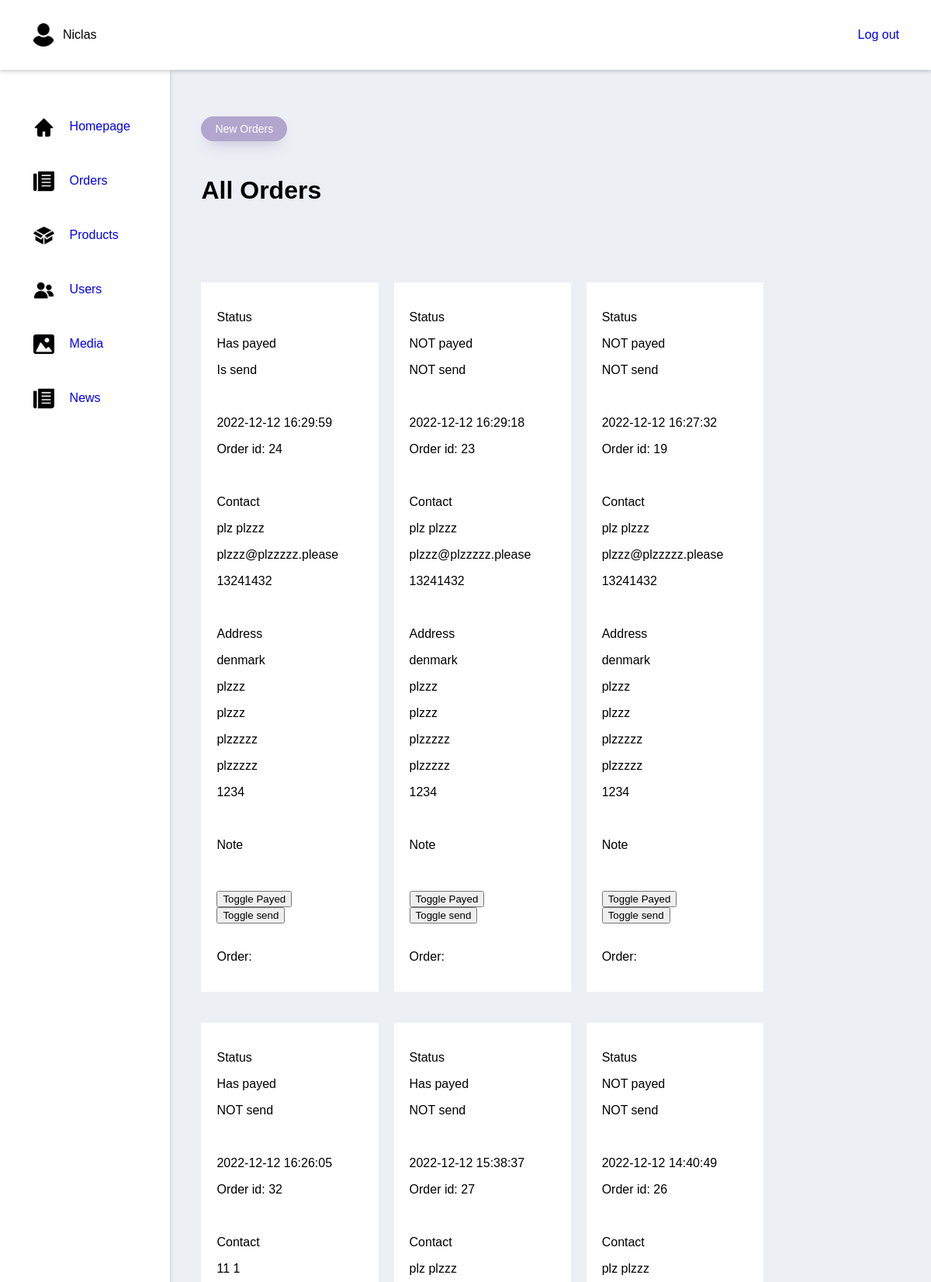
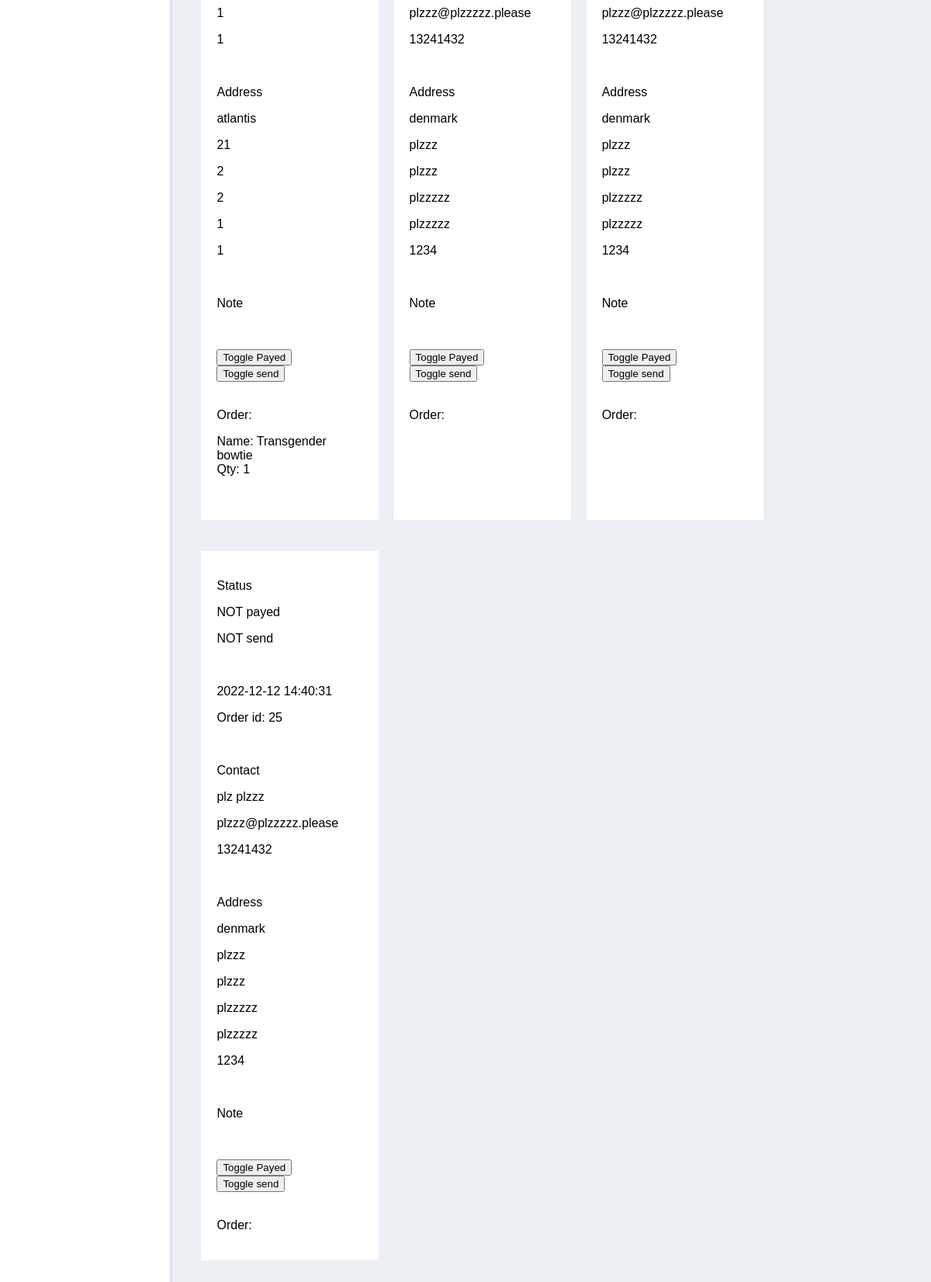
Screenshot of /adminOrders (signed in) with the database file from the repository (2 pictures, top to bottom).
### tables this page shows
CREATE TABLE IF NOT EXISTS `purchases` (
  `id` int(11) NOT NULL AUTO_INCREMENT,
  `country` varchar(100) NOT NULL,
  `fname` varchar(100) NOT NULL,
  `lname` varchar(100) NOT NULL,
  `address` varchar(150) NOT NULL,
  `appartment` varchar(50) DEFAULT '',
  `city` varchar(100) NOT NULL,
  `state` varchar(100) NOT NULL,
  `postcode` varchar(50) NOT NULL,
  `email` varchar(100) NOT NULL,
  `phone` varchar(20) NOT NULL,
  `company` varchar(100) DEFAULT '',
  `payed` int(11) NOT NULL DEFAULT '0',
  `user_id` int(11) DEFAULT NULL,
  `time` datetime NOT NULL DEFAULT CURRENT_TIMESTAMP ON UPDATE CURRENT_TIMESTAMP,
  `send` int(11) NOT NULL DEFAULT '0',
  `note` text,
  PRIMARY KEY (`id`)
);

CREATE TABLE IF NOT EXISTS `products_assigned_to_purchases` (
  `purchase_id` int(11) NOT NULL,
  `product_id` int(11) NOT NULL,
  `user` varchar(100) NOT NULL,
  `quantity` int(11) NOT NULL,
  `price` int(11) NOT NULL,
  PRIMARY KEY (`purchase_id`,`product_id`)
);

CREATE TABLE IF NOT EXISTS `products` (
  `products_id` int(11) NOT NULL AUTO_INCREMENT,
  `name` varchar(30) NOT NULL,
  `type` int(11) NOT NULL,
  `description` varchar(250) NOT NULL,
  `price` decimal(10,0) NOT NULL,
  `primary_image` varchar(250) DEFAULT NULL,
  PRIMARY KEY (`products_id`)
);

### index.php (called while the page is built, shortened)
<?php
    $request = $_SERVER["REQUEST_URI"];
    $router = new Router($request);
    $router->get('/', 'views/frontend/Home');
    $router->get('/profile', 'views/login/profile');
    $router->get('/editProfileFunction', 'controllers/editProfile');
    $router->get('/loginFunction', 'controllers/login');
    $router->get('/signupFunction', 'controllers/signup');
    $router->get('/logoutFunction', 'controllers/logout');
    $router->get('/Product', 'views/frontend/Product');
    $router->get('/ProductType', 'views/frontend/productType');
    $router->get('/ProductSale', 'views/frontend/productSale');
    $router->get('/AboutUS', 'views/frontend/AboutUS');
    $router->get('/Contact', 'views/frontend/Contact');
    $router->get('/Checkout', 'views/frontend/Checkout');
    $router->get('/ProductShow', 'views/frontend/ProductShow');
    $router->get('/NewsShow', 'views/frontend/NewsShow');
    $router->get('/contactSubmit', 'controllers/contactForm');
    $router->get('/Breadcrumb', 'views/frontend/Breadcrumb');
    $router->get('/removeFromCart', 'controllers/removeFromCart');
    $router->get('/editQuantityInCart', 'controllers/editQuantityInCart');
    $router->get('/purchase', 'views/frontend/purchase');
    $router->get('/adminProducts', 'views/backend/products');
    $router->get('/adminUsers', 'views/backend/users');
    $router->get('/adminMedia', 'views/backend/media');
    $router->get('/adminNews', 'views/backend/news');
    $router->get('/adminFrontpage', 'views/backend/frontpage');
    $router->get('/adminOrders', 'views/backend/orders');

### models/handlers/purchaseHandler.php (called while the page is built, shortened)
<?php
$rootPath = "";
require_once $rootPath . "public/dbconn.php";
require_once $rootPath . "models/sql/purchase.php";
class PurchaseHandler extends Purchase{
    public $db;
    public function __construct($db) {
        $this->db = $db;
    }
    public function getOrders($new = false){
        if($new == false){
            $getOrders = $this->db->prepare("SELECT * FROM purchases ORDER BY time DESC");
        }else{
            $getOrders = $this->db->prepare("SELECT * FROM purchases WHERE payed = 1 AND send = 0 ORDER BY time DESC");
        }
        $getOrders->execute();
        return $getOrders->fetchAll();
    }
}
$PurchaseHandler = new PurchaseHandler($db);

### controllers/getOrdersWithFilters.php (called while the page is built)
<?php
$data = $PurchaseHandler->getOrders($filter);

### views/backend/orders.php (the view, shortened to what this page needs)
<?php
    $rootPath = "";
    $filter = false;
    require_once $rootPath . "public/dbconn.php";
    require_once $rootPath . "models/handlers/productsHandler.php";
    require_once $rootPath . "models/handlers/purchaseHandler.php";
    require_once $rootPath . "models/handlers/Usershandler.php";
    require_once $rootPath . "controllers/getOrdersWithFilters.php";
    require_once $rootPath . "views/backend/partials/header.php";
    $page = 0;
?>
<div class="wrapper">
    <form class="Admin-handlers" method="POST" action="adminProducts">
        <div class="Reset_create_div">
            <a class="button" href="/adminNewOrders">New Orders</a>
        </div>
    </form>
        <?php
            $pageNr = $page;
            $productsPrPage = 10;
            $pageMinIndex = $pageNr * $productsPrPage;
            $pageMaxIndex = $pageMinIndex + $productsPrPage;
        ?>
        <div class="Admin-page-title">
              <h1>All Orders</h1>
        </div>
<div class="wrapper-main-area">
        <div class="products">
                <?php
                    for($i = $pageMinIndex; $i < $pageMaxIndex && $i < count($data); $i++){
                        $indData = $data[$i];
                ?>
                        <div class="product">
                            <div class="product-info">
                                <p>
                                    Status
                                </p>
                                <p><?php echo $indData['payed'] == 0 ? "NOT payed" : "Has payed" ?></p>
                                <p><?php echo $indData['send'] == 0 ? "NOT send" : "Is send" ?></p>
                                <br>
                                <p><?php echo $indData['time'] ?></p>
                                <p>Order id: <?php echo $indData['id'] ?></p>
                                <br>
                                <p>
                                    Contact
                                </p>
                                <p><?php echo $indData['fname']; echo " " . $indData['lname'] ?></p>
                                <p><?php echo $indData['email'] ?></p>
                                <p><?php echo $indData['phone'] ?></p>
                                <br>
                                <p>
                                    Address
                                </p>
                                <p><?php echo $indData['country'] ?></p>
                                <p><?php echo $indData['address'] ?></p>
                                <p><?php echo $indData['appartment'] ?></p>
                                <p><?php echo $indData['city'] ?></p>
                                <p><?php echo $indData['state'] ?></p>
                                <p><?php echo $indData['postcode'] ?></p>
                                <br>
                                <p>
                                    Note
                                </p>
                                <br>
                                <form action="/addPayedToOrder" method="POST">
                                    <input type="submit" value="Toggle Payed">
                                </form>
                                <form action="/addSendToOrder" method="POST">
                                    <input type="submit" value="Toggle send">
                                </form>
                                <p>
                                    <br>
                                    Order:
                                </p>
                                <?php
                                    $getProducts = $db->prepare("SELECT * FROM `products_assigned_to_purchases` WHERE `purchase_id` = :id ");
                                    $getProducts->bindParam(":id", $indData['id']);
                                    $getProducts->execute();
                                    $getProducts = $getProducts->fetchAll();
                                    foreach($getProducts as $product){
                                        $getProd = $db->prepare("SELECT * FROM `products` WHERE `products_id` = :id ");
                                        $getProd->bindParam(":id", $product['product_id']);
                                        $getProd->execute();
                                        $getProd = $getProd->fetch();
                                        echo "Name: ";
                                        echo $getProd['name'];
                                        echo "<br>";
                                        echo " Qty: ";
                                        echo $product['quantity'];
                                        echo "<br>";
                                        echo "<br>";
                                        echo "<br>";
                                    }
                                ?>
                            </div>
                        </div>
                <?php
                    }
                ?>
        </div>
            <?php
                echo "<br>";
            ?>
</div>
</div>
<?php
    require_once $rootPath . "views/backend/partials/footer.php";
?>

### views/backend/partials/css/style.css (style rules this page uses)
body { margin: 0; padding: 0; box-sizing: border-box; font-family: 'Questrial', sans-serif; background: #ECEFF4; }
a:link { text-decoration: none; }
.wrapper { margin: 37px 0 0 40px; width: 100%; }
.wrapper-main-area { position: relative; }
.Reset_create_div { margin: 20px 0; }
.Admin-page-title { margin-top: 30px; }
.Admin-page-title h1 { margin-bottom: 0 !important; }
.Admin-handlers { display: flex; justify-content: space-between; margin-right: 2.5%; margin-top: 10px; height: 60px; }
.button { background: #B2A6CE; border-radius: 999px; height: 45px; box-shadow: #B2A6CE 0 10px 20px -10px; box-sizing: border-box; color: #ffffff; cursor: pointer; font-size: 14px; opacity: 1; outline: 0 solid transparent; padding: 8px 18px; user-select: none; -webkit-user-select: none; width: fit-content; word-break: break-word; border: 0; }
.products, .choose-image { display: flex; flex-wrap: wrap; margin: 80px 0; }
.product, .image { width: 20%; background: #ffffff; padding: 20px; margin: 20px 20px 20px 0; position: relative; height: auto; display: flex; flex-direction: column; justify-content: space-between; }

### rows the page displays
purchases: payed "Has payed", send "Is send", time "2022-12-12 16:29:59", id "24", fname "plz", lname "plzzz", email "plzzz@plzzzzz.please", phone "13241432", country "denmark", address "plzzz", appartment "plzzz", city "plzzzzz", state "plzzzzz", postcode "1234"
purchases: payed "NOT payed", send "NOT send", time "2022-12-12 16:29:18", id "23", fname "plz", lname "plzzz", email "plzzz@plzzzzz.please", phone "13241432", country "denmark", address "plzzz", appartment "plzzz", city "plzzzzz", state "plzzzzz", postcode "1234"
purchases: payed "NOT payed", send "NOT send", time "2022-12-12 16:27:32", id "19", fname "plz", lname "plzzz", email "plzzz@plzzzzz.please", phone "13241432", country "denmark", address "plzzz", appartment "plzzz", city "plzzzzz", state "plzzzzz", postcode "1234"
purchases: payed "Has payed", send "NOT send", time "2022-12-12 16:26:05", id "32", fname "11", lname "1", email "1", phone "1", country "atlantis", address "21", appartment "2", city "2", state "1", postcode "1"
products_assigned_to_purchases: product.name "Transgender bowtie", quantity "1"
purchases: payed "Has payed", send "NOT send", time "2022-12-12 15:38:37", id "27", fname "plz", lname "plzzz", email "plzzz@plzzzzz.please", phone "13241432", country "denmark", address "plzzz", appartment "plzzz", city "plzzzzz", state "plzzzzz", postcode "1234"
purchases: payed "NOT payed", send "NOT send", time "2022-12-12 14:40:49", id "26", fname "plz", lname "plzzz", email "plzzz@plzzzzz.please", phone "13241432", country "denmark", address "plzzz", appartment "plzzz", city "plzzzzz", state "plzzzzz", postcode "1234"
purchases: payed "NOT payed", send "NOT send", time "2022-12-12 14:40:31", id "25", fname "plz", lname "plzzz", email "plzzz@plzzzzz.please", phone "13241432", country "denmark", address "plzzz", appartment "plzzz", city "plzzzzz", state "plzzzzz", postcode "1234"

### other values shown
$_SESSION['name'] "Niclas"
